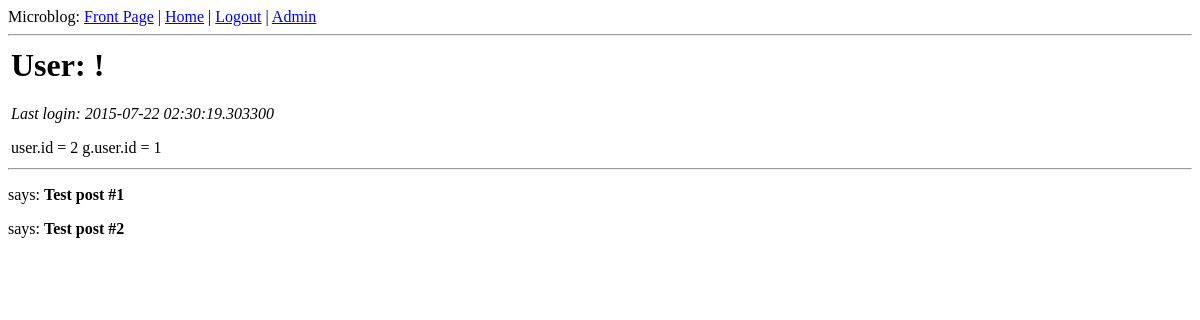
The page /user/test (signed in) on the database as committed earlier.
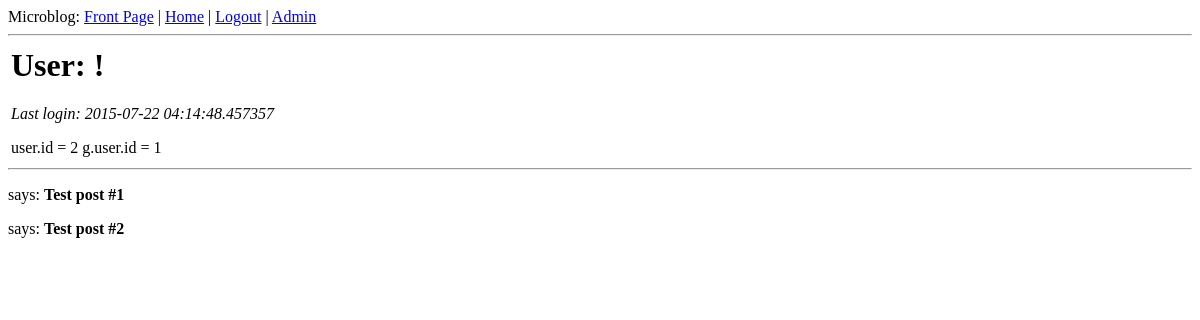
The same page on the database as committed later.
### app/models.py (models this page shows, shortened)
class User(db.Model):
    id = db.Column(db.Integer, primary_key=True)
    username = db.Column(db.String(64), index=True, unique=True)
    password = db.Column(db.String(64), index=True)
    posts = db.relationship('Post', backref='author', lazy='dynamic')
    last_seen = db.Column(db.DateTime)
    about_me = db.Column(db.String(140))
    '''
    def __init__(self, username, password):
        self.username = username
        self.password = password
        self.last_seen = db.datetime
    '''
    def is_authenticated(self):
        return True

### app/views.py (the view)
@app.route('/user/<username>')
@login_required
def user(username):
	user = User.query.filter_by(username=username).first()
	if user == None:
		flash('User %s was not found.' % username)
		return redirect(url_for('index'))
	posts = [
		{'author': user, 'body': 'Test post #1'},
		{'author': user, 'body': 'Test post #2'}
	]
	return render_template('user.html',
							user=user,
							posts=posts)

### app/views.py (called while the page is built)
@lm.user_loader
def load_user(id):
	return User.query.get(int(id))

@app.before_request
def before_request():
	'''
	Check if user login in stored in flask session imported helper
	'''
	g.user = current_user
	if g.user.is_authenticated():
		g.user.last_seen = datetime.utcnow()
		db.session.add(g.user)
		db.session.commit()

### app/templates/user.html (shortened to what this page needs)
{% extends "base.html" %}
{% block content %}
  <table>
    <tr valign="top">
      <td>
        <h1>User: {{ user.nickname }}!</h1>
            {% if user.last_seen %}<p><i>Last login: {{ user.last_seen }}</i></p>{% endif %}
            <p>user.id = {{ user.id }} g.user.id = {{ g.user.id }}</p>
      </td>
    </tr>
  </table>
  <hr>
  {% for post in posts %}
  <p>
    {{ post.author.nickname }} says: <b>{{ post.body }}</b>
  </p>
  {% endfor %}
{% endblock %}

### app/templates/base.html (shortened to what this page needs)
<html>
  <head>
  </head>
  <body>
    <div>Microblog:
      <a href="{{ url_for('home') }}">Front Page</a>
      {% if g.user.is_authenticated() %}
      | <a href="{{ url_for('user', username=g.user.username) }}">Home</a>
      | <a href="{{ url_for('logout') }}">Logout</a>
      {% if g.user.username == 'admin' %}
      | <a href="{{ url_for('admin')}}">Admin</a>
      {% endif %}
      {% else %}
      | <a href="{{ url_for('login') }}">Login</a>
      {% endif %}
    </div>
    <hr>
    {% block content %}{% endblock %}
  </body>
</html>

Rows that differ between the two databases and show on the page:
changed User id 2: last_seen "2015-07-22 02:30:19.303300" → "2015-07-22 04:14:48.457357"
